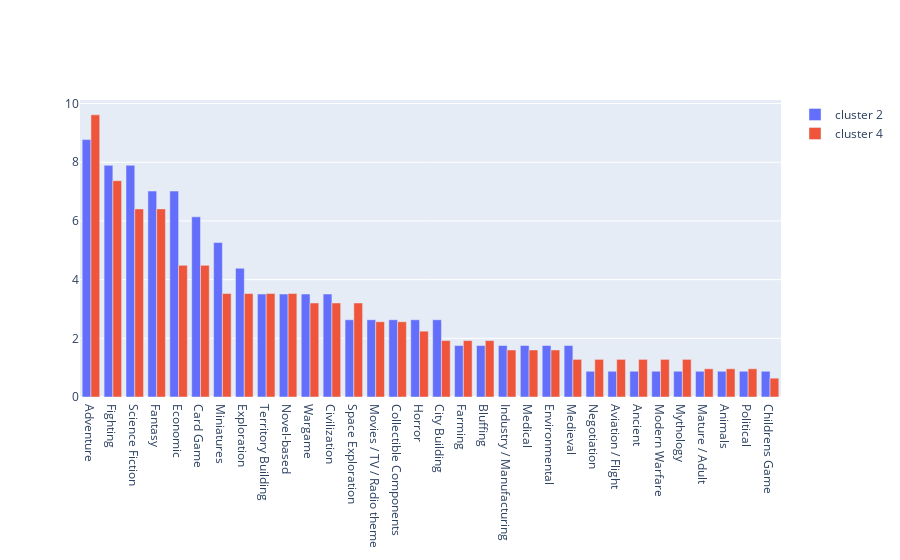

The code cell stored with this chart in its notebook:
### Code cell
fig_categoria = go.Figure(data=[
    go.Bar(name='cluster 2', x=categorias, y=category_count2['porcentagem']),
    go.Bar(name='cluster 4', x=categorias, y=category_count4['porcentagem'])
]).update_layout(barmode='group')
fig_categoria.show()

### Figure 1 — Plotly figure (JSON) as saved in the notebook; plotly's stock layout.template omitted (floating-point values rounded to 4 significant figures)
{"data": [{"name": "cluster 2", "type": "bar", "x": ["Adventure", "Fighting", "Science Fiction", "Fantasy", "Economic", "Card Game", "Miniatures", "Exploration", "Territory Building", "Novel-based", "Wargame", "Civilization", "Space Exploration", "Movies / TV / Radio theme", "Collectible Components", "Horror", "City Building", "Farming", "Bluffing", "Industry / Manufacturing", "Medical", "Environmental", "Medieval", "Negotiation", "Aviation / Flight", "Ancient", "Modern Warfare", "Mythology", "Mature / Adult", "Animals", "Political", "Childrens Game"], "y": [8.772, 7.895, 7.895, 7.018, 7.018, 6.14, 5.263, 4.386, 3.509, 3.509, 3.509, 3.509, 2.632, 2.632, 2.632, 2.632, 2.632, 1.754, 1.754, 1.754, 1.754, 1.754, 1.754, 0.8772, 0.8772, 0.8772, 0.8772, 0.8772, 0.8772, 0.8772, 0.8772, 0.8772]}, {"name": "cluster 4", "type": "bar", "x": ["Adventure", "Fighting", "Science Fiction", "Fantasy", "Economic", "Card Game", "Miniatures", "Exploration", "Territory Building", "Novel-based", "Wargame", "Civilization", "Space Exploration", "Movies / TV / Radio theme", "Collectible Components", "Horror", "City Building", "Farming", "Bluffing", "Industry / Manufacturing", "Medical", "Environmental", "Medieval", "Negotiation", "Aviation / Flight", "Ancient", "Modern Warfare", "Mythology", "Mature / Adult", "Animals", "Political", "Childrens Game"], "y": [9.615, 7.372, 6.41, 6.41, 4.487, 4.487, 3.526, 3.526, 3.526, 3.526, 3.205, 3.205, 3.205, 2.564, 2.564, 2.244, 1.923, 1.923, 1.923, 1.603, 1.603, 1.603, 1.282, 1.282, 1.282, 1.282, 1.282, 1.282, 0.9615, 0.9615, 0.9615, 0.641, 0.641, 0.641, 0.641, 0.641, 0.641, 0.641, 0.641, 0.3205, 0.3205, 0.3205, 0.3205, 0.3205, 0.3205, 0.3205, 0.3205, 0.3205, 0.3205, 0.3205, 0.3205]}], "layout": {"barmode": "group"}}
